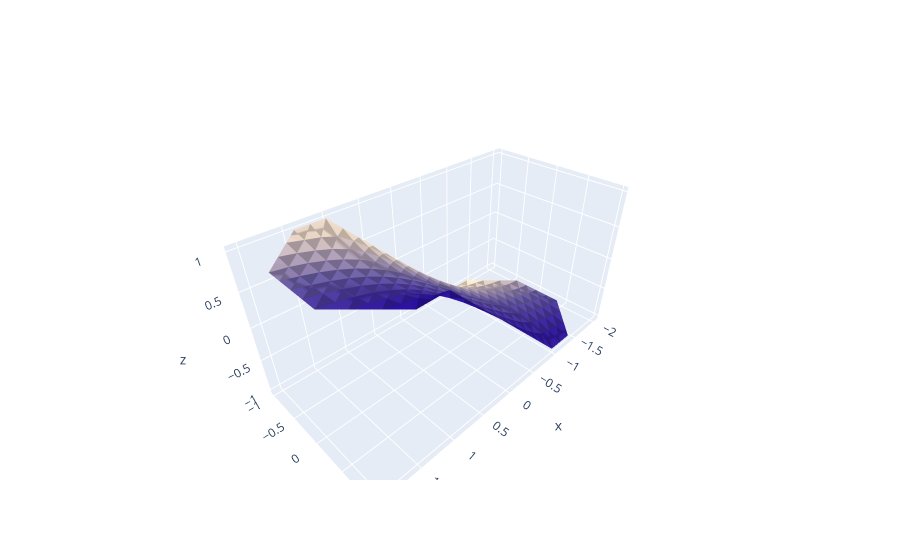

This figure's notebook cell:
### Code cell
import plotly.graph_objects as go
fig = go.Figure(data=[
    go.Mesh3d(
        x=[x[i][0] for i in range(len(x))],
        y=[x[i][1] for i in range(len(x))],
        z= z,
        colorbar_title='z',
        colorscale=[[0, '#FFEBCD'],
                    [0.5, '#6b5ea6'],
                    [1, '#2a109e']],
        # Intensity of each vertex, which will be interpolated and color-coded
        intensity = np.linspace(0, 1, len(triangles), endpoint=True),
        intensitymode='cell',
        # i, j and k give the vertices of triangles
        # here we represent the 4 triangles of the tetrahedron surface
        i=[a for a in list(zip(*triangles))[0]],
        j=[a for a in list(zip(*triangles))[1]],
        k=[a for a in list(zip(*triangles))[2]],
        name='y',
        color=c1,
        showscale=False
    )
])
fig.show()

### Figure 1 — Plotly figure (JSON) as saved in the notebook; plotly's stock layout.template omitted (floating-point values rounded to 4 significant figures; data arrays with more than 128 entries replaced by an {"elided": "..."} marker saying what was removed)
{"data": [{"color": "#84bef5", "colorbar": {"title": {"text": "z"}}, "colorscale": [[0, "#FFEBCD"], [0.5, "#6b5ea6"], [1, "#2a109e"]], "i": {"elided": "364 int values"}, "intensity": {"elided": "364 float values"}, "intensitymode": "cell", "j": {"elided": "364 int values"}, "k": {"elided": "364 int values"}, "name": "y", "showscale": false, "type": "mesh3d", "x": {"elided": "231 float values"}, "y": {"elided": "231 float values"}, "z": {"elided": "231 float values"}}], "layout": {}}
